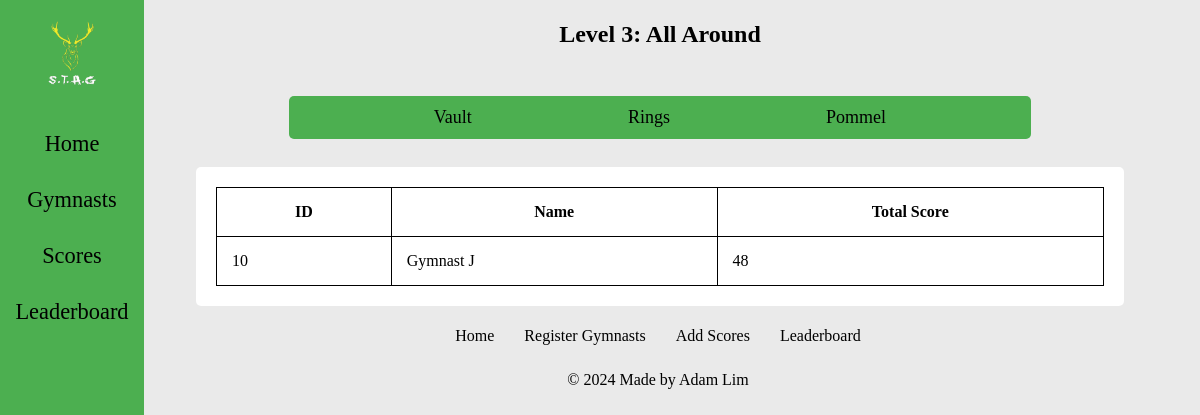
Before: /scorelead/3 with the older database file.
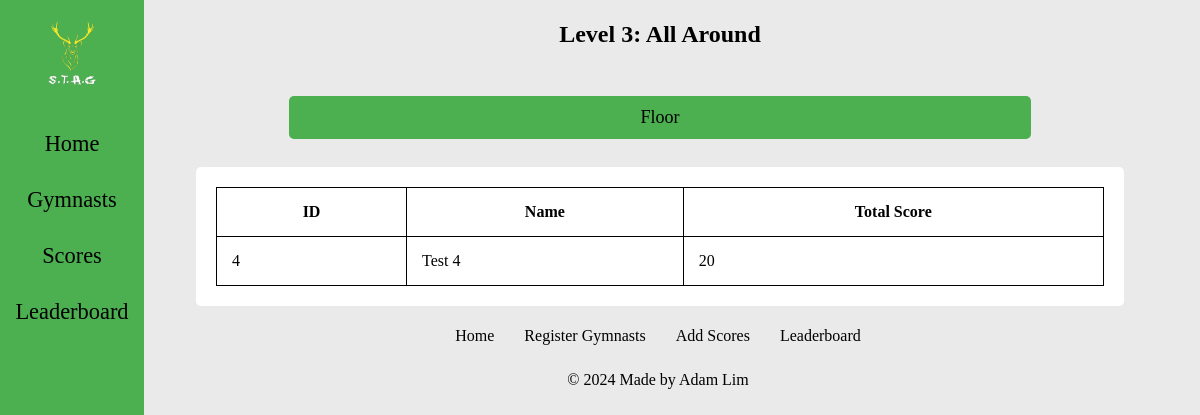
After: the same page with the newer database file.
### tables this page shows
CREATE TABLE apparatus (apparatus_id INTEGER PRIMARY KEY, apparatus_name TEXT);

### routes.py (the view)
@app.route("/scorelead/<int:level>")
def level_leaderboard(level):
    conn = sqlite3.connect("database.db")
    cur = conn.cursor()
    cur.execute("SELECT DISTINCT apparatus.apparatus_id, "
                "apparatus.apparatus_name FROM apparatus JOIN score ON "
                "apparatus.apparatus_id = score.apparatus_id "
                "JOIN gymnast ON score.gymnast_id = gymnast.gymnast_id "
                "WHERE gymnast.level = ? "
                "ORDER BY apparatus.apparatus_id", (level,))
    apps = cur.fetchall()
    '''
        Gets distinct apparatus for the given level,
        joining with 'score' and 'gymnast' to make sure the
        apparatus is used by gymnasts at that level.
    '''
    cur.execute("SELECT score.gymnast_id, gymnast.gymnast_name, "
                "SUM(score.dscore + score.escore) AS total "
                "FROM gymnast JOIN score "
                "ON score.gymnast_id = gymnast.gymnast_id "
                "WHERE gymnast.level = ? "
                "GROUP BY score.gymnast_id, gymnast.gymnast_name "
                "ORDER BY total DESC", (level,))
    overalldata = cur.fetchall()
    '''
        Calculates the total score
        (dscore + escore) for each gymnast at the given level.
        Groups by gymnast ID and name, and orders the
        results by total score in descending order.
    '''
    conn.close()
    return render_template("scorelead.html", level=level,
                           apps=apps, overalldata=overalldata)

### templates/scorelead.html
{% extends 'layout.html' %}
{% block content %}
<div class="content">
    <h2 id="leadtitle">Level {{ level }}: All Around</h2>
    <div class="appheader">
        {% for app in apps %}
            <a class="applinks" href="/apparatuslead/{{ level }}/{{ app[0] }}">{{ app[1] }}</a>
        {% endfor %}
    </div>
    <div class="leadtable">
        <table>
            <tr>
                <th>ID</th>
                <th>Name</th>
                <th>Total Score</th>
            </tr>
            {% for row in overalldata %}
            <tr>
                {% for col in row %}
                <td>{{ col }}</td>
                {% endfor %}
            </tr>
            {% endfor %}
        </table>
</div>
{% endblock %}

### templates/layout.html (shortened to what this page needs)
<!DOCTYPE html>
<html>
  <head>
    <link rel="stylesheet" href="/static/style.css" />
  </head>
  <body>
    <div>
      <nav>{% include 'nav.html' %}</nav>
      <main>{% block content%}{% endblock %}</main>
      <footer>{% include 'footer.html' %}</footer>
    </div>
  </body>
</html>

### templates/nav.html
<ul>
  <li id="image"><a href="/"><img src="/static/images/Logo.png" width="70%" height="170%" alt="logo"></a></li>
  <li><a href="/">Home</a></li>
  <li><a href="/addgymnast">Gymnasts</a></li>
  <li><a href="/addscores">Scores</a></li>
  <li><a href="/scoredata">Leaderboard</a></li>
</ul>

### templates/footer.html
<div class="footer">
  <div class="footer-links">
    <a href="/">Home</a>
    <a href="/addgymnast">Register Gymnasts</a>
    <a href="/addscores">Add Scores</a>
    <a href="/scoredata">Leaderboard</a>
  </div>
  <p>&copy; 2024 Made by Adam Lim</p>
</div>

### static/style.css (style rules this page uses)
body, html { height: 100%; margin: 0; background-color: #eaeaea; display: grid; grid-template-rows: auto 1fr; }
.content { margin-left: 15%; margin-right: 5%; padding: 1px 16px; font-family: "Times New Roman", Times, serif; color: #000000; display: grid; grid-template-columns: 1fr; }
ul { margin: 0; padding: 0; background-color: #4CAF50; width: 12%; height: 100%; position: fixed; left: 0; top: 0; display: flex; flex-direction: column; align-items: center; list-style-type: none; }
li { width: 100%; }
li a { font-size: 140%; display: block; color: #000000; padding: 15px; text-decoration: none; width: 100%; text-align: center; box-sizing: border-box; }
table, td, th { border: 1px solid; border-radius: 10px; }
td, th { padding: 15px; }
td { overflow-x: auto; max-width: 60px; }
table { width: 100%; border-collapse: collapse; }
.leadtable { border-radius: 5px; background-color: #ffffff; padding: 20px; overflow-y: scroll; position: sticky; max-height: 1000px; display: grid; grid-template-columns: 1fr; }
.appheader { background-color: #4CAF50; justify-content: space-evenly; display: flex; align-items: center; border-radius: 5px; width: 80%; margin: 3% auto; }
.applinks { text-decoration: none; color: #000000; font-size: large; padding: 1.5%; text-transform: capitalize; display: flex; align-items: center; justify-content: center; }
#leadtitle { text-align: center; text-transform: capitalize; }
.footer { width: 80%; margin: 0 14%; padding: 10px; text-align: center; color: #000000; display: grid; justify-content: center; }
.footer-links { display: flex; gap: 10px; }
.footer-links a { text-decoration: none; color: #000000; padding: 10px; }

Changed rows visible on the page:
no longer on this page (row edited): apparatus: apparatus_name "Vault"
no longer on this page (row edited): apparatus: apparatus_name "Rings"
no longer on this page (row edited): apparatus: apparatus_name "Pommel"
now on this page (row edited): apparatus: apparatus_name "Floor"
Other visible differences:
list line gone: "10 Gymnast J 48"
new list line: "4 Test 4 20"
